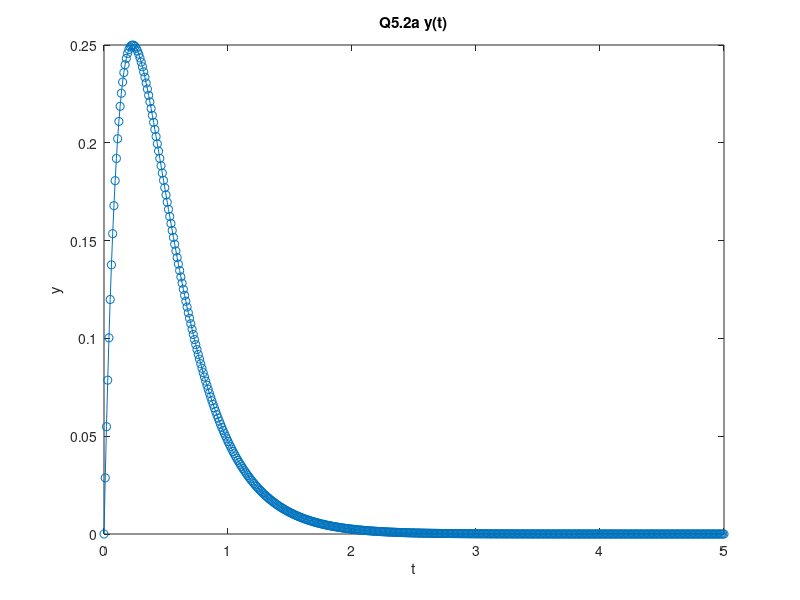

Reproduce this figure in MATLAB.
clear all; %initialize
close all;
clc;

Ts = 0.01; %sample time
t = [0:Ts:5]; %t goes from 0s to 5s by steps of .01s
y = (exp(-3*t) - exp(-6*t)); %function statement

figure %generate figure
plot(t,y,'o-'); %plot y function
xlabel('t'); %x axis label for y(t)
ylabel('y'); %y axis label for y(t)
title('Q5.2a y(t)'); %title for y(t)